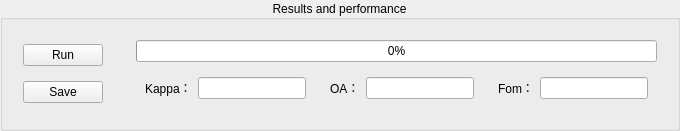
         <widget class="QGroupBox" name="box_06_run_and_export">
          <property name="title">
           <string>Results and performance</string>
          </property>
          <property name="alignment">
           <set>Qt::AlignmentFlag::AlignCenter</set>
          </property>
          <layout class="QHBoxLayout" name="horizontalLayout_4">
           <item>
            <widget class="QFrame" name="frame_3">
             <property name="frameShape">
              <enum>QFrame::Shape::NoFrame</enum>
             </property>
             <layout class="QVBoxLayout" name="verticalLayout_9">
              <item>
               <widget class="QFrame" name="frame_9">
                <property name="frameShape">
                 <enum>QFrame::Shape::NoFrame</enum>
                </property>
                <layout class="QHBoxLayout" name="horizontalLayout_27">
                 <property name="leftMargin">
                  <number>0</number>
                 </property>
                 <property name="topMargin">
                  <number>0</number>
                 </property>
                 <property name="rightMargin">
                  <number>0</number>
                 </property>
                 <property name="bottomMargin">
                  <number>0</number>
                 </property>
                 <item>
                  <widget class="QPushButton" name="btn_06_run">
                   <property name="text">
                    <string>Run</string>
                   </property>
                  </widget>
                 </item>
                </layout>
               </widget>
              </item>
              <item>
               <widget class="QFrame" name="frame_10">
                <property name="frameShape">
                 <enum>QFrame::Shape::NoFrame</enum>
                </property>
                <layout class="QHBoxLayout" name="horizontalLayout_30">
                 <property name="leftMargin">
                  <number>0</number>
                 </property>
                 <property name="topMargin">
                  <number>0</number>
                 </property>
                 <property name="rightMargin">
                  <number>0</number>
                 </property>
                 <property name="bottomMargin">
                  <number>0</number>
                 </property>
                 <item>
                  <widget class="QPushButton" name="btn_06_save">
                   <property name="text">
                    <string>Save</string>
                   </property>
                  </widget>
                 </item>
                </layout>
               </widget>
              </item>
             </layout>
            </widget>
           </item>
           <item>
            <widget class="QFrame" name="frame_06_run_and_export">
             <property name="frameShape">
              <enum>QFrame::Shape::NoFrame</enum>
             </property>
             <layout class="QVBoxLayout" name="verticalLayout_19">
              <item>
               <layout class="QHBoxLayout" name="horizontalLayout_06_progressbar">
                <item>
                 <widget class="QFrame" name="frame_24">
                  <property name="frameShape">
                   <enum>QFrame::Shape::NoFrame</enum>
                  </property>
                  <layout class="QHBoxLayout" name="horizontalLayout_28">
                   <property name="topMargin">
                    <number>0</number>
                   </property>
                   <property name="rightMargin">
                    <number>0</number>
                   </property>
                   <property name="bottomMargin">
                    <number>0</number>
                   </property>
                   <item>
                    <widget class="QProgressBar" name="progressBar">
                     <property name="value">
                      <number>0</number>
                     </property>
                    </widget>
                   </item>
                  </layout>
                 </widget>
                </item>
               </layout>
              </item>
              <item>
               <layout class="QHBoxLayout" name="horizontalLayout_7">
                <item>
                 <widget class="QFrame" name="frame_06_accuracy">
                  <property name="frameShape">
                   <enum>QFrame::Shape::NoFrame</enum>
                  </property>
                  <layout class="QHBoxLayout" name="horizontalLayout_29">
                   <property name="topMargin">
                    <number>0</number>
                   </property>
                   <property name="rightMargin">
                    <number>0</number>
                   </property>
                   <property name="bottomMargin">
                    <number>0</number>
                   </property>
                   <item>
                    <widget class="QFrame" name="frame_06_kappa">
                     <property name="frameShape">
                      <enum>QFrame::Shape::NoFrame</enum>
                     </property>
                     <layout class="QHBoxLayout" name="horizontalLayout_15">
                      <item>
                       <widget class="QLabel" name="label_06_kappa">
                        <property name="text">
                         <string>Kappa：</string>
                        </property>
                       </widget>
                      </item>
                      <item>
                       <widget class="QLineEdit" name="lineEdit_06_kappa"/>
                      </item>
                     </layout>
                    </widget>
                   </item>
                   <item>
                    <widget class="QFrame" name="frame_06_oa">
                     <property name="frameShape">
                      <enum>QFrame::Shape::NoFrame</enum>
                     </property>
                     <layout class="QHBoxLayout" name="horizontalLayout_32">
                      <item>
                       <widget class="QLabel" name="label_06_oa">
                        <property name="text">
                         <string>OA：</string>
                        </property>
                       </widget>
                      </item>
                      <item>
                       <widget class="QLineEdit" name="lineEdit_06_oa"/>
                      </item>
                     </layout>
                    </widget>
                   </item>
                   <item>
                    <widget class="QFrame" name="frame_06_fom">
                     <property name="frameShape">
                      <enum>QFrame::Shape::NoFrame</enum>
                     </property>
                     <layout class="QHBoxLayout" name="horizontalLayout_33">
                      <item>
                       <widget class="QLabel" name="label_06_fom">
                        <property name="text">
                         <string>Fom：</string>
                        </property>
                       </widget>
                      </item>
                      <item>
                       <widget class="QLineEdit" name="lineEdit_06_fom"/>
                      </item>
                     </layout>
                    </widget>
                   </item>
                  </layout>
                 </widget>
                </item>
               </layout>
              </item>
             </layout>
            </widget>
           </item>
          </layout>
         </widget>
